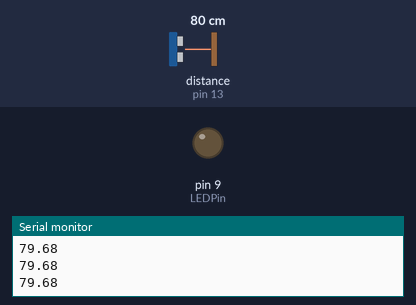
Bench run of a program on a simulated Arduino Uno, built with avr-gcc and run on an emulated ATmega328P. Parts: output pins drawn as LEDs (lit = HIGH), the last lines printed to the serial monitor. Wiring (inferred from the names in the program): ultrasonic range finder: trigger pin 12; echo pin 13. The test bench sets the inputs (shaded band); at power-on: distance to the obstacle (sensor on pin 13) 80 cm. The echo pulse lasts 58.3 µs per cm; pins used as bus, display or sensor lines are not drawn.

Above: at 1.3 s.
1.4 s: distance to the obstacle (sensor on pin 13) set to 23 cm
2.9 s: distance to the obstacle (sensor on pin 13) set to 19 cm
At 3.5 s:
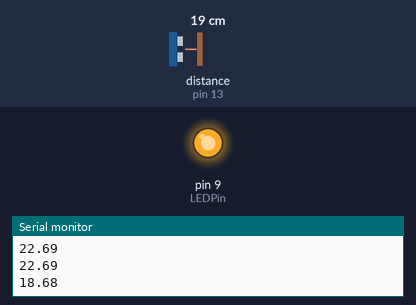
4.5 s: distance to the obstacle (sensor on pin 13) set to 35 cm
At 4.9 s:
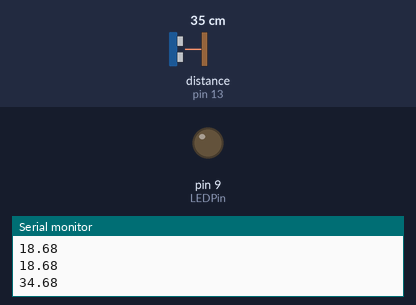
6.0 s: distance to the obstacle (sensor on pin 13) set to 2 cm
At 6.3 s:
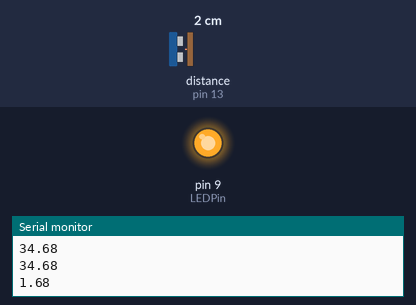
Timing chart, 0 to 8.5 s (numbered marks = the images above; inputs shaded):
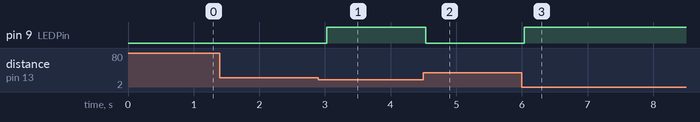

The program:

main.cpp
```cpp
#include <Arduino.h>
#define TRIG_PIN 12
#define ECHO_PIN 13
#define D9 9
#define LEDPin D9

void setup() {
  // put your setup code here, to run once:
  Serial.begin(9600);
  pinMode(TRIG_PIN, OUTPUT);
  pinMode(ECHO_PIN, INPUT);
  pinMode(LEDPin, OUTPUT);
}

void loop() {
  long duration;
  float distance;


  digitalWrite(TRIG_PIN, LOW);
  delayMicroseconds(2);
  digitalWrite(TRIG_PIN, HIGH);
  delayMicroseconds(10);
  digitalWrite(TRIG_PIN, LOW);

  duration = pulseIn(ECHO_PIN, HIGH);

  distance = (duration * 0.0343) / 2;

  Serial.println(distance);

  if (distance < 20)
  {
    digitalWrite(LEDPin, HIGH);
  }
  else
  {
    digitalWrite(LEDPin, LOW);
  }

  delay(500);
}
```

Measured:
- the behaviour switches between 21 and 20 cm on distance to the obstacle (sensor on pin 13) (found by bisection; images 0 and 1)
- after the input at 2.9 s, pin 9 (LEDPin): LOW → HIGH after 0.13 s
- after the input at 4.5 s, pin 9 (LEDPin): HIGH → LOW at once
- after the input at 6.0 s, pin 9 (LEDPin): LOW → HIGH at once
